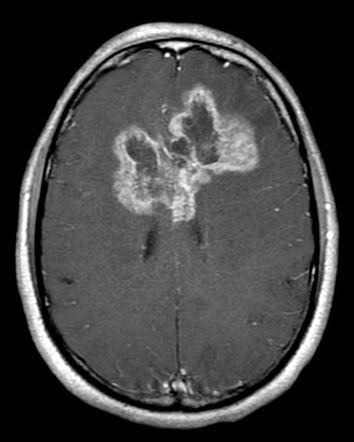
#> input picture week2/images/glioma.jpg, 354 x 442 px
$ python week2.py
#> lines starting #> are read from the running program, lines starting #| are printed output that depends on the picture; after the words box and inside, x2 and y2 are one past the last pixel; in counts of white or black regions, pixels touching at a corner belong together
import cv2
import numpy as np
import matplotlib.pyplot as plt

# =====================================================
# LOAD IMAGES
# =====================================================

img1 = cv2.imread("images/glioma.jpg")
#> img1 is the input picture: shape (442, 354, 3); min 0, max 255, mean 66
img2 = cv2.imread("images/no_tumor.jpg")
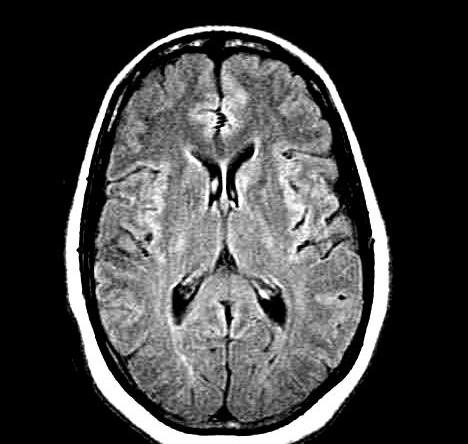
#> input picture week2/images/no_tumor.jpg, 468 x 444 px
#> img2 is the input picture: shape (444, 468, 3); min 0, max 255, mean 67.6

img1 = cv2.cvtColor(img1, cv2.COLOR_BGR2RGB)
img2 = cv2.cvtColor(img2, cv2.COLOR_BGR2RGB)

# =====================================================
# GRAYSCALE
# =====================================================

gray1 = cv2.cvtColor(img1, cv2.COLOR_RGB2GRAY)
gray2 = cv2.cvtColor(img2, cv2.COLOR_RGB2GRAY)

# =====================================================
# RESIZE
# =====================================================

resized1 = cv2.resize(gray1, (256, 256))
resized2 = cv2.resize(gray2, (256, 256))

# =====================================================
# EDGE DETECTION
# =====================================================

edges1 = cv2.Canny(resized1, 100, 200)
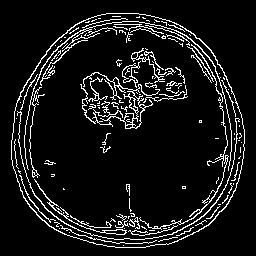
#> edges1: shape (256, 256); 8.8% white in thin lines or dots, all inside (x1, y1, x2, y2) = (11, 13, 245, 248)
edges2 = cv2.Canny(resized2, 100, 200)
#> edges2: shape (256, 256); 15.8% white in thin lines or dots, all inside (x1, y1, x2, y2) = (35, 14, 214, 256)

# =====================================================
# ADD GAUSSIAN NOISE
# =====================================================

noise1 = np.random.normal(0, 20, resized1.shape)
noise2 = np.random.normal(0, 20, resized2.shape)

noisy1 = resized1 + noise1
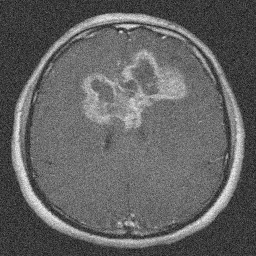
#> noisy1: shape (256, 256) float64; min -93.2, max 316.4, mean 65.9; drawn with min black and max white
noisy2 = resized2 + noise2
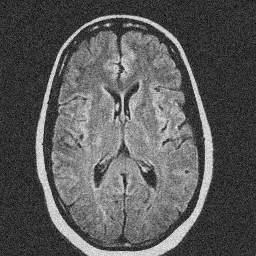
#> noisy2: shape (256, 256) float64; min -78, max 333, mean 67.8; drawn with min black and max white

noisy1 = np.clip(noisy1, 0, 255).astype(np.uint8)
noisy2 = np.clip(noisy2, 0, 255).astype(np.uint8)

# =====================================================
# DENOISE
# =====================================================

denoised1 = cv2.GaussianBlur(noisy1, (5, 5), 0)
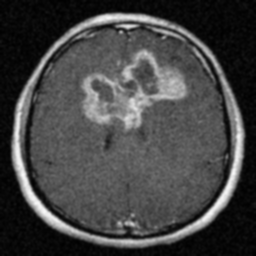
#> denoised1: shape (256, 256); min 0, max 247, mean 68.1
denoised2 = cv2.GaussianBlur(noisy2, (5, 5), 0)
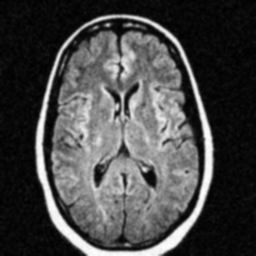
#> denoised2: shape (256, 256); min 0, max 254, mean 71.2

# =====================================================
# DISPLAY EVERYTHING
# =====================================================

fig, ax = plt.subplots(2, 7, figsize=(24, 8))

# ================= IMAGE 1 =================

ax[0,0].imshow(img1)
ax[0,0].set_title("Original")
ax[0,0].axis("off")

ax[0,1].imshow(gray1, cmap="gray")
ax[0,1].set_title("Grayscale")
ax[0,1].axis("off")

ax[0,2].hist(gray1.ravel(), bins=256)
ax[0,2].set_title("Histogram")

ax[0,3].imshow(resized1, cmap="gray")
ax[0,3].set_title("Resized")
ax[0,3].axis("off")

ax[0,4].imshow(edges1, cmap="gray")
ax[0,4].set_title("Edges")
ax[0,4].axis("off")

ax[0,5].imshow(noisy1, cmap="gray")
ax[0,5].set_title("Noisy")
ax[0,5].axis("off")

ax[0,6].imshow(denoised1, cmap="gray")
ax[0,6].set_title("Denoised")
ax[0,6].axis("off")

# ================= IMAGE 2 =================

ax[1,0].imshow(img2)
ax[1,0].set_title("Original")
ax[1,0].axis("off")

ax[1,1].imshow(gray2, cmap="gray")
ax[1,1].set_title("Grayscale")
ax[1,1].axis("off")

ax[1,2].hist(gray2.ravel(), bins=256)
ax[1,2].set_title("Histogram")

ax[1,3].imshow(resized2, cmap="gray")
ax[1,3].set_title("Resized")
ax[1,3].axis("off")

ax[1,4].imshow(edges2, cmap="gray")
ax[1,4].set_title("Edges")
ax[1,4].axis("off")

ax[1,5].imshow(noisy2, cmap="gray")
ax[1,5].set_title("Noisy")
ax[1,5].axis("off")

ax[1,6].imshow(denoised2, cmap="gray")
ax[1,6].set_title("Denoised")
ax[1,6].axis("off")

# =====================================================
# LABEL ROWS
# =====================================================

ax[0,0].set_ylabel("Glioma MRI", fontsize=12)
ax[1,0].set_ylabel("Healthy MRI", fontsize=12)

plt.tight_layout()
plt.show()
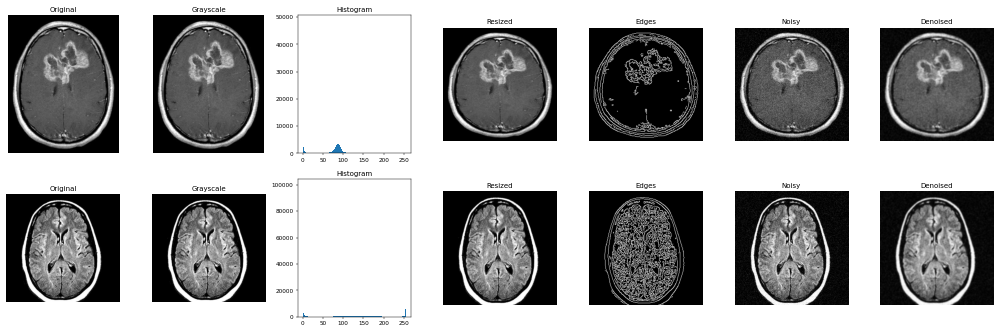
#> figure drawn by matplotlib, 14 panels; panel 3: tallest bar 48231 high, from x = 0 to 0.996; panel 10: tallest bar 99434 high, from x = 0 to 0.996
